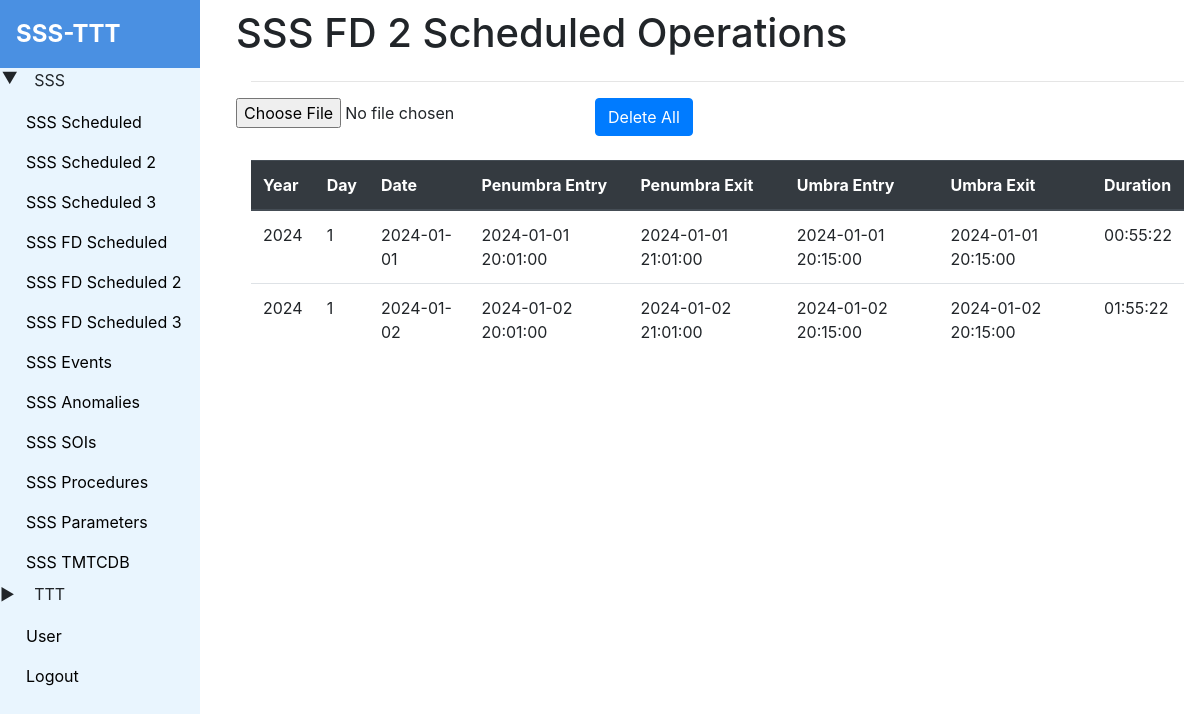
Page /fd_schedules_2 (signed in) on the earlier database version.
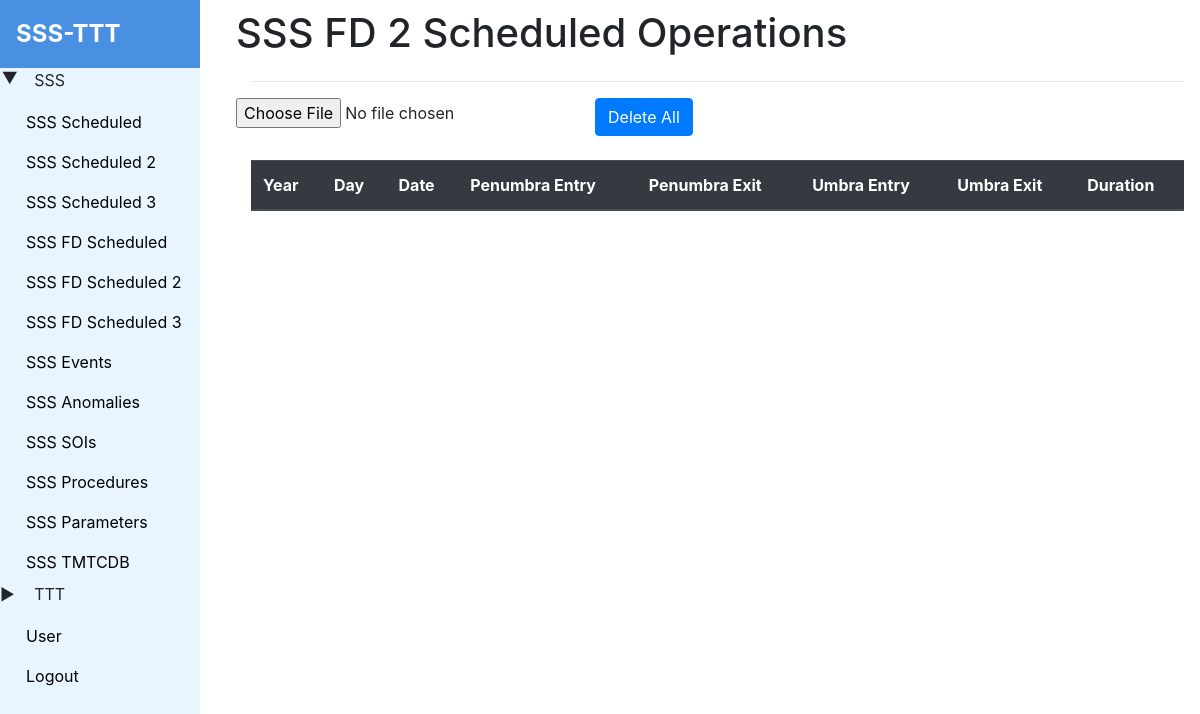
Same page on the later database version.
### tables this page shows
CREATE TABLE 't_fd_schedule_2' (
        id INTEGER PRIMARY KEY AUTOINCREMENT,
        year INTEGER,
        day INTEGER,
        date DATE,
        penumbra_entry DATETIME NOT NULL,
        penumbra_exit DATETIME,
        umbra_entry DATETIME,
        umbra_exit DATETIME,
        duration VARCHAR(1000)
    );

### app.py (the view)
@app.route('/fd_schedules_2', methods=['GET'])
@check_login
def get_fd_schedules_2():
    t_fd_schedule_2 = filter_data('t_fd_schedule_2')
    print(t_fd_schedule_2)
    return render_template('fd_schedule_2/fd_schedule.html',
                           fd_schedules = t_fd_schedule_2,
                           menuVal = 'submenu1',
                           is_admin = session.get('user')
                        )

### app.py (called while the page is built)
def check_login(f):
    @wraps(f)
    def decorated_function(*args, **kwargs):
        if session.get('user') is None:
            return redirect(url_for('login'))
        return f(*args, **kwargs)
    return decorated_function

### db_helper.py (called while the page is built, shortened)
def filter_data(table_name: str, **kwargs):
    cursor = conn.cursor()
    query = f"SELECT * FROM {table_name}"
    conditions = []
    if conditions:
        query += " WHERE " + " AND ".join(conditions)
    cursor.execute(query)
    return cursor.fetchall()

### templates/fd_schedule_2/fd_schedule.html (shortened to what this page needs)
{% extends 'base.html' %}
{% block content %}
    <div class="schedule-main">
        <div class="row">
            <h1> SSS FD 2 Scheduled Operations</h1>
        </div>
        <hr>
        <div class="row">
            <div clas="col-md-1">
            {% if is_admin %}
                <form method="post" action="/api/fd_schedule_2/upload" enctype="multipart/form-data">
                    <input type="file" name="file" onchange="this.form.submit()">
                </form>
            {% endif %}
            </div>
            {% if is_admin %}
            <div class="col-md-2">
                <form method="get" action="/api/delete/all/50">
                    <button type="submit" class="btn btn-primary">Delete All</button>
                </form>
            </div>
            {% endif %}
        </div>
        <br>
        <table class="table">
            <thead class="thead-dark">
                <tr>
                    <th>Year</th>
                    <th>Day</th>
                    <th>Date</th>
                    <th>Penumbra Entry</th>
                    <th>Penumbra Exit</th>
                    <th>Umbra Entry</th>
                    <th>Umbra Exit</th>
                    <th>Duration</th>
                </tr>
            </thead>
            <tbody>
                {% for row in fd_schedules %}
                <tr>
                    <td>{{ row[1] }}</td>
                    <td>{{ row[2] }}</td>
                    <td>{{ row[3] }}</td>
                    <td>{{ row[4] }}</td>
                    <td>{{ row[5] }}</td>
                    <td>{{ row[6] }}</td>
                    <td>{{ row[7] }}</td>
                    <td>{{ row[8] }}</td>
                </tr>
                {% endfor %}
            </tbody>
        </table>
    </div>
{% endblock %}

### templates/base.html (shortened to what this page needs)
<!DOCTYPE html>
<html>
<head>
    <link rel="stylesheet" href="https://stackpath.bootstrapcdn.com/bootstrap/4.3.1/css/bootstrap.min.css">
    <link rel="stylesheet" type="text/css" href="{{ url_for('static', filename='css/style.css') }}">
    <link rel="stylesheet" href="https://cdn.materialdesignicons.com/5.4.55/css/materialdesignicons.min.css">
    <link rel="stylesheet" href="https://cdnjs.cloudflare.com/ajax/libs/select2/4.0.13/css/select2.min.css" />
</head>
<body onload="toggleSubmenu('{{ menuVal }}')">
    <div class="sidebar sidebar-content">
        <div class="logo">
            <a href="/home">SSS-TTT</a>
        </div>
        <ul>
            <li class="submenu-toggle" data-submenu="submenu1" data-expanded="false" onclick="toggleSubmenu('submenu1')">
                <span class="menu-text">SSS</span></a>
                <ul class="submenu" id="submenu1">
                    <ul>
                        <li><a href="/schedules"><span class="menu-text">SSS Scheduled</span></a></li>
                    </ul>
                    <ul>
                        <li><a href="/schedules_2"><span class="menu-text">SSS Scheduled 2</span></a></li>
                    </ul>
                    <ul>
                        <li><a href="/schedules_3"><span class="menu-text">SSS Scheduled 3</span></a></li>
                    </ul>
                    <ul>
                        <li><a href="/fd_schedules"><span class="menu-text">SSS FD Scheduled</span></a></li>
                    </ul>
                    <ul>
                        <li><a href="/fd_schedules_2"><span class="menu-text">SSS FD Scheduled 2</span></a></li>
                    </ul>
                    <ul>
                        <li><a href="/fd_schedules_3"><span class="menu-text">SSS FD Scheduled 3</span></a></li>
                    </ul>
                    <ul>
                        <li><a href="/event"><span class="menu-text">SSS Events</span></a></li>
                    </ul>
                    <ul>
                        <li><a href="/anomaly"><span class="menu-text">SSS Anomalies</span></a></li>
                    </ul>
                    <ul>
                        <li><a href="/soi"><span class="menu-text">SSS SOIs</span></a></li>
                    </ul>
                    <ul>
                        <li><a href="/procedure"><span class="menu-text">SSS Procedures</span></a></li>
                    </ul>
                    <ul>
                        <li><a href="/parameter"><span class="menu-text">SSS Parameters</span></a></li>
                    </ul>
                    <ul>
                        <li><a href="/tmtcdb"><span class="menu-text">SSS TMTCDB</span></a></li>
                    </ul>
                </ul>
            </li>
        </ul>
        <ul>
            <li class="submenu-toggle" data-submenu="submenu2" data-expanded="false" onclick="toggleSubmenu('submenu2')">
                <span class="menu-text">TTT</span></a>
            </li>
        </ul>
        {% if is_admin %}
        <ul>
            <li><a href="/user"><span class="menu-text">User</span></a></li>
        </ul>
        {% endif %}
        <ul>
            <li><a href="/logout"><span class="menu-text">Logout</span></a></li>
        </ul>
    </div>
    <div class="content">
        {% block content %}{% endblock %}
    </div>
</body>
</html>

### static/css/style.css (style rules this page uses)
.sidebar { height: 100%; width: 200px; position: fixed; z-index: 1; top: 0; left: 0; background-color: #e9f5fe; overflow-x: hidden; }
.sidebar .logo { background-color: #4a90e2; color: #fff; font-size: 24px; font-weight: bold; padding: 16px; }
.sidebar .logo a { color: #fff; text-decoration: none; }
.sidebar-content { max-height: 1000px; overflow-y: scroll; }
.sidebar ul { list-style-type: none; margin: 0; padding: 0; }
.sidebar li a { display: block; color: #000; padding: 8px 16px; text-decoration: none; }
.content { margin-left: 200px; padding: 1px 16px; height: 1000px; }
.menu-text { margin-left: 10px; }
.schedule-main { margin-top: 8px; margin-left: 35px; }

### templates/base.html (style rules this page uses)
.submenu { display: none; list-style-type: none; padding-left: 15px; }
.submenu-toggle::before { content: '\25B6'; padding-right: 5px; transition: transform 0.2s; display: inline-block; margin-bottom: 10px; }
.submenu-toggle.active::before { transform: rotate(90deg); }

Differences in the rows shown:
removed t_fd_schedule_2: year "2024", day "1", date "2024-01-01", penumbra_entry "2024-01-01 20:01:00", penumbra_exit "2024-01-01 21:01:00", umbra_entry "2024-01-01 20:15:00", umbra_exit "2024-01-01 20:15:00", duration "00:55:22"
removed t_fd_schedule_2: year "2024", day "1", date "2024-01-02", penumbra_entry "2024-01-02 20:01:00", penumbra_exit "2024-01-02 21:01:00", umbra_entry "2024-01-02 20:15:00", umbra_exit "2024-01-02 20:15:00", duration "01:55:22"
